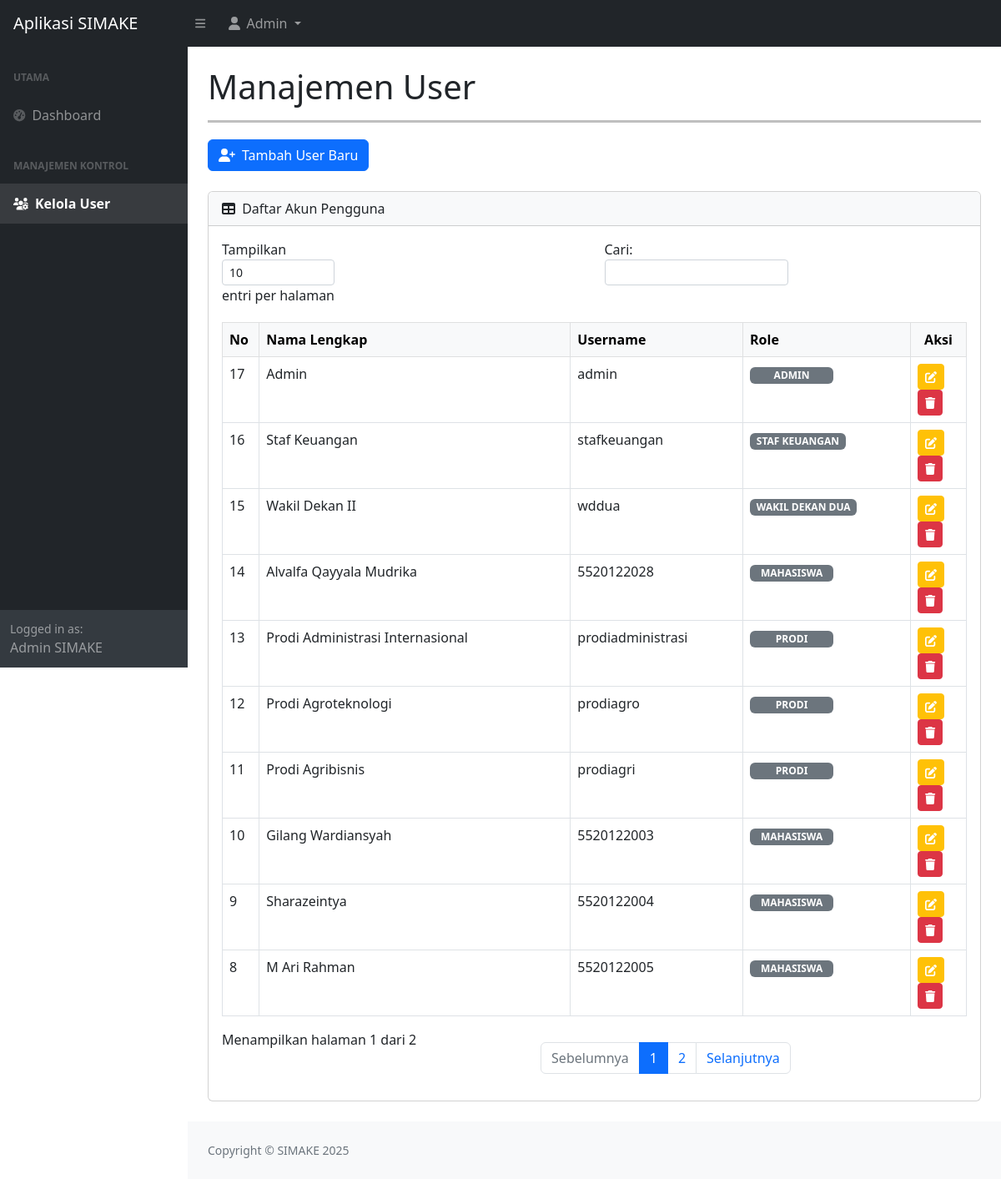
/kelolaUser.php (signed in), run on the app's committed database.
### tables this page shows
CREATE TABLE `users` (
  `id` int(11) NOT NULL,
  `username` varchar(50) NOT NULL,
  `nama` varchar(100) NOT NULL,
  `password` varchar(255) DEFAULT NULL,
  `role` enum('admin','staf_keuangan','mahasiswa','prodi','wakil_dekan_dua') NOT NULL,
  `created_at` timestamp NOT NULL DEFAULT current_timestamp()
);

### kelolaUser.php (the view, shortened to what this page needs)
<?php
include 'function.php';
$current_page = basename($_SERVER['PHP_SELF']);
?>
<!DOCTYPE html>
<html lang="en">
    <head>
        <link href="https://cdn.jsdelivr.net/npm/simple-datatables@7.1.2/dist/style.min.css" rel="stylesheet" />
        <link href="css/styles.css" rel="stylesheet" />
    </head>
    <body class="sb-nav-fixed">
        <nav class="sb-topnav navbar navbar-expand navbar-dark bg-dark">
            <a class="navbar-brand ps-3" href="index.php">Aplikasi SIMAKE</a>
            <button class="btn btn-link btn-sm order-1 order-lg-0 me-4 me-lg-0" id="sidebarToggle"><i class="fas fa-bars"></i></button>
            <ul class="navbar-nav ms-2 me-auto">
                <li class="nav-item dropdown">
                    <a class="nav-link dropdown-toggle" id="navbarDropdown" href="#" role="button" data-bs-toggle="dropdown">
                        <i class="fas fa-user fa-fw"></i>
                        <?= htmlspecialchars($_SESSION['nama'] ?? $_SESSION['username']); ?>
                    </a>
                </li>
            </ul>
        </nav>
        <div id="layoutSidenav">
            <div id="layoutSidenav_nav">
                <nav class="sb-sidenav accordion sb-sidenav-dark" id="sidenavAccordion">
                    <div class="sb-sidenav-menu">
                        <div class="nav">
                            <div class="sb-sidenav-menu-heading">Utama</div>
                            <a class="nav-link <?= ($current_page == 'index.php' || $current_page == 'dashboardAdmin.php') ? 'active' : ''; ?>" href="index.php">
                                <div class="sb-nav-link-icon"><i class="fas fa-tachometer-alt"></i></div>
                                Dashboard
                            </a>
                            <div class="sb-sidenav-menu-heading">Manajemen Kontrol</div>
                            <a class="nav-link <?= ($current_page == 'kelolaUser.php') ? 'active' : ''; ?>" href="kelolaUser.php">
                                <div class="sb-nav-link-icon"><i class="fas fa-users-cog"></i></div>
                                Kelola User
                            </a>
                        </div>
                    </div>
                    <div class="sb-sidenav-footer">
                        <div class="small">Logged in as:</div>
                        Admin SIMAKE
                    </div>
                </nav>
            </div>
            <div id="layoutSidenav_content">
                <main>
                    <div class="container-fluid px-4">
                        <h1 class="mt-4">Manajemen User</h1>
                        <hr style="border: none; height: 3px; background-color: black; margin-bottom: 20px;">
                        <div class="row mb-4">
                            <div class="col-md-12">
                                <button type="button" class="btn btn-primary" data-bs-toggle="modal" data-bs-target="#modalTambah">
                                    <i class="fas fa-user-plus me-2"></i>Tambah User Baru
                                </button>
                            </div>
                        </div>
                        <div class="card mb-4">
                            <div class="card-header bg-light">
                                <i class="fas fa-table me-1"></i>
                                Daftar Akun Pengguna
                            </div>
                            <div class="card-body">
                                <table id="datatablesSimple" class="table table-hover table-bordered">
                                    <thead class="table-light">
                                        <tr>
                                            <th>No</th>
                                            <th>Nama Lengkap</th>
                                            <th>Username</th>
                                            <th>Role</th>
                                            <th class="text-center">Aksi</th>
                                        </tr>
                                    </thead>
                                    <tbody>
                                    <?php
                                    $get = mysqli_query($c, "SELECT * FROM users ORDER BY id DESC");
                                    $i = 1;
                                    while($us = mysqli_fetch_array($get)){
                                        $id_user = $us['id'];
                                        $username = $us['username'];
                                        $nama = $us['nama'];
                                        $role = $us['role'];
                                    ?>
                                        <tr>
                                            <td><?=$i++;?></td>
                                            <td><?=htmlspecialchars($nama);?></td>
                                            <td><?=htmlspecialchars($username);?></td>
                                            <td>
                                                <span class="badge bg-secondary badge-role">
                                                    <?=str_replace('_', ' ', strtoupper($role));?>
                                                </span>
                                            </td>
                                            <td>
                                                <button title="Edit" type="button" class="btn btn-warning btn-sm text-white" data-bs-toggle="modal" data-bs-target="#edit<?=$id_user;?>">
                                                    <i class="fas fa-edit"></i>
                                                </button>
                                                <button title="Hapus" type="button" class="btn btn-danger btn-sm" data-bs-toggle="modal" data-bs-target="#delete<?=$id_user;?>">
                                                    <i class="fas fa-trash"></i>
                                                </button>
                                            </td>
                                        </tr>
                                    <?php }; ?>
                                    </tbody>
                                </table>
                            </div>
                        </div>
                    </div>
                </main>
                <footer class="py-4 bg-light mt-auto">
                    <div class="container-fluid px-4">
                        <div class="d-flex align-items-center justify-content-between small text-muted">
                            <div>Copyright &copy; SIMAKE 2025</div>
                        </div>
                    </div>
                </footer>
            </div>
        </div>
    </body>
</html>

### kelolaUser.php (style rules this page uses)
.sb-sidenav-dark .sb-sidenav-menu .nav-link.active { color: #fff !important; font-weight: bold; background-color: rgba(255, 255, 255, 0.1); }
.sb-sidenav-dark .sb-sidenav-menu .nav-link.active .sb-nav-link-icon { color: #fff !important; }
.badge-role { min-width: 100px; }
#datatablesSimple thead th:last-child::after, #datatablesSimple thead th:last-child::before { display: none !important; }

### data on the page
users: nama "M Ari Rahman", username "5520122005", role "MAHASISWA"
users: nama "Sharazeintya", username "5520122004", role "MAHASISWA"
users: nama "Gilang Wardiansyah", username "5520122003", role "MAHASISWA"
users: nama "Prodi Agribisnis", username "prodiagri", role "PRODI"
users: nama "Prodi Agroteknologi", username "prodiagro", role "PRODI"
users: nama "Prodi Administrasi Internasional", username "prodiadministrasi", role "PRODI"
users: nama "Alvalfa Qayyala Mudrika", username "5520122028", role "MAHASISWA"
users: nama "Wakil Dekan II", username "wddua", role "WAKIL DEKAN DUA"
users: nama "Staf Keuangan", username "stafkeuangan", role "STAF KEUANGAN"
users: nama "Admin", username "admin", role "ADMIN"

### other printed values
$_SESSION['nama'] "Admin"
